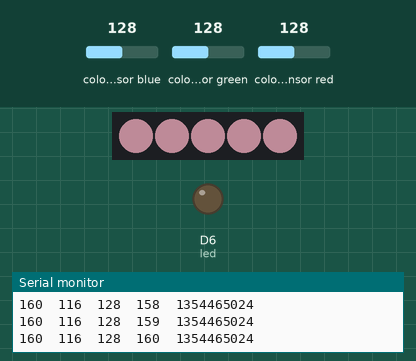
This sketch was run on a simulated Arduino MKR. On the bench: 5 RGB LEDs in strip order, left to right, output pins drawn as LEDs (lit = HIGH), the last lines printed to the serial monitor. The test bench sets the inputs (shaded band); at power-on: colour sensor blue 128, colour sensor green 128, colour sensor red 128. Dim RGB values are drawn brighter than linear; not simulated (calls return 0 or success): arduino_secrets.h.

Above: at 16.2 s.
16.3 s: colour sensor blue set to 5
At 17.5 s:
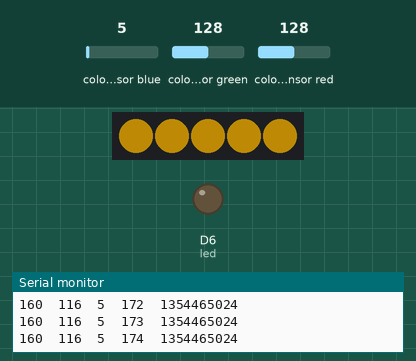
17.8 s: colour sensor green set to 5
At 18.4 s:
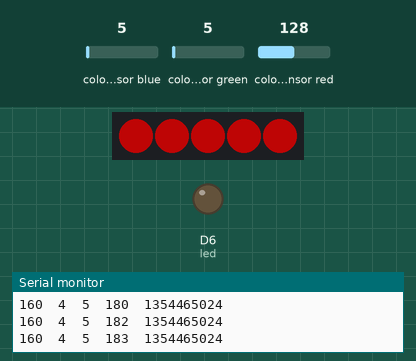
19.3 s: colour sensor red set to 5
At 19.9 s:
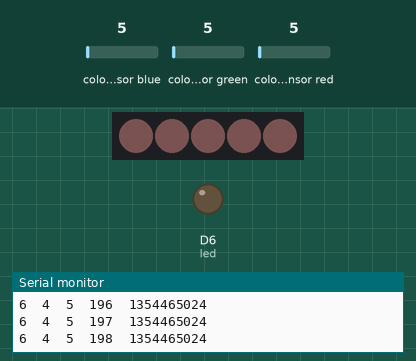
20.8 s: colour sensor blue set to 64
At 21.9 s:
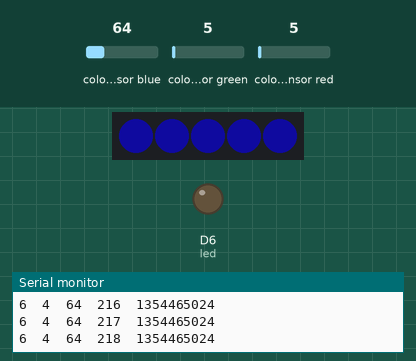
22.3 s: colour sensor green set to 64
At 23.4 s:
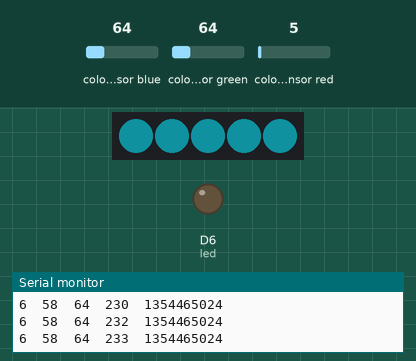
23.8 s: colour sensor red set to 250
At 24.2 s:
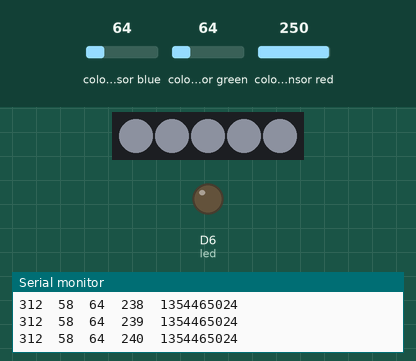
Timing chart, 0 to 26.3 s (numbered marks = the images above; inputs shaded):
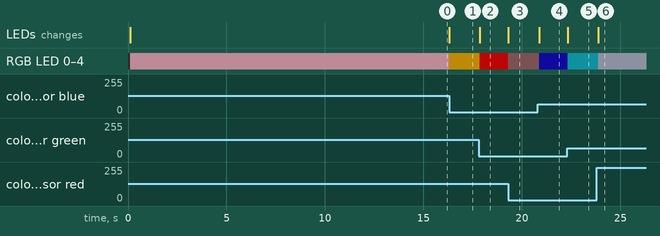

The sketch:

ColorInverterWiFiAP.ino
```cpp
/**
 *
 */

#include <SPI.h>
#include <WiFiNINA.h>
#include "arduino_secrets.h"
///////please enter your sensitive data in the Secret tab/arduino_secrets.h

#include <Wire.h>
#include "Adafruit_TCS34725.h"
#include <Adafruit_NeoPixel.h>

#define NEOPIN 5
#define BRIGHTNESS 128 // 64 okay in the dark, 128 okay in sunlight?
#define NUM_PIXELS 5

char ssid[] = SECRET_SSID;        // your network SSID (name)
char pass[] = SECRET_PASS;    // your network password (use for WPA, or use as key for WEP)
int keyIndex = 0;                // your network key Index number (needed only for WEP)

int led =  LED_BUILTIN;
int status = WL_IDLE_STATUS;
boolean showLabels = false;

struct RGB_set {
 unsigned char r;
 unsigned char g;
 unsigned char b;
} RGB_set;

struct HSV_set {
 signed int h;
 unsigned char s;
 unsigned char v;
} HSV_set;

float red, green, blue;
int hue;

WiFiServer server(80);
Adafruit_NeoPixel strip = Adafruit_NeoPixel(NUM_PIXELS, NEOPIN, NEO_GRB + NEO_KHZ800); // strip object
Adafruit_TCS34725 tcs = Adafruit_TCS34725(TCS34725_INTEGRATIONTIME_50MS, TCS34725_GAIN_4X);


void setup() {
  Serial.begin(115200);

  //while (!Serial) {
  //  ; // wait for serial port to connect. Needed for native USB port only
  //}

  Serial.println("Access Point Web Server");
  pinMode(led, OUTPUT);      // set the LED pin mode

  if (WiFi.status() == WL_NO_MODULE) {
    Serial.println("Communication with WiFi module failed!");
    while (true); // don't continue
  }

  String fv = WiFi.firmwareVersion();
  if (fv < WIFI_FIRMWARE_LATEST_VERSION) {
    Serial.println("Please upgrade the firmware");
  }

  pinMode(NEOPIN, OUTPUT);

  strip.begin();
  strip.setBrightness(BRIGHTNESS); // set brightness

  if (!tcs.begin()) {
    while (true) {
    Serial.println("No TCS34725 found ... check your connection!");
      delay(100);
    }; // halt!
  }

  // by default the local IP address of will be 192.168.4.1
  // you can override it with the following:
  // WiFi.config(IPAddress(10, 0, 0, 1));

  Serial.print("Creating access point named: ");
  Serial.println(ssid);

  status = WiFi.beginAP(ssid, pass);
  if (status != WL_AP_LISTENING) {
    Serial.println("Creating access point failed");
    while (true); // don't continue
  }

  // wait 10 seconds for connection:
  for (int i = 0; i < 100; ++i) {
    invertColor();
    delay(40);
  }

  Serial.println("Starting TCP Server");

  // start the tcp / web server on port 80
  server.begin();

  // you're connected now, so print out the status
  printWiFiStatus();
}

void loop() {

  // compare the previous status to the current status
  if (status != WiFi.status()) {
    // it has changed update the variable
    status = WiFi.status();
    if (status == WL_AP_CONNECTED) {
      // a device has connected to the AP
      Serial.println("Device connected to AP");
    } else {
      // a device has disconnected from the AP, and we are back in listening mode
      Serial.println("Device disconnected from AP");
    }
  }

  invertColor();

  WiFiClient client = server.available();   // listen for incoming clients
  if (client) {                             // if you get a client,
    Serial.println("new client");           // print a message out the serial port
    String currentLine = "";                // make a String to hold incoming data from the client
    while (client.connected()) {            // loop while the client's connected
      if (client.available()) {             // if there's bytes to read from the client,
        char c = client.read();             // read a byte, then
        Serial.write(c);                    // print it out the serial monitor
        if (c == '\n') {                    // if the byte is a newline character
          // if the current line is blank, you got two newline characters in a row.
          // that's the end of the client HTTP request, so send a response:
          if (currentLine.length() == 0) {
            client.println("HTTP/1.1 200 OK");
            client.println("Content-type: text/plain");
            client.println();

            // re-use http conn as "streaming protocol"
            for (int i = 0; i < 100; ++i) {
              invertColor();
              client.print("r=");
              client.print((int)red);
              client.print("\tg=");
              client.print((int)green);
              client.print("\tb=");
              client.print((int)blue);
              client.print("\th=");
              client.print((int)hue);
              //client.print("\tt=" + (millis() / 100));
              client.println();
              client.flush();
              delay(40);
            }

            client.println();
            // break out of the while loop:
            break; // disconnect
          }
          else {      // if you got a newline, then clear currentLine:
            currentLine = "";
          }
        }

        else if (c != '\r') {    // if you got anything else but a carriage return character,
          currentLine += c;      // add it to the end of the currentLine
        }
      }
    }
    client.stop();
    Serial.println("client disconnected");
  }
}

void printWiFiStatus() {
  Serial.print("SSID: ");
  Serial.println(WiFi.SSID());
  IPAddress ip = WiFi.localIP();
  Serial.print("IP Address: ");
  Serial.println(ip);
  Serial.print("To see this page in action, open a browser to http://");
  Serial.println(ip);
}

void invertColor() {

  tcs.setInterrupt(false);  // turn on LED

  delay(60);  // takes 50ms to read

  tcs.getRGB(&red, &green, &blue);

  // white balance correction:
  red *= 1.25;
  green /= 1.1;

  tcs.setInterrupt(true);  // turn off LED

  if (showLabels) { Serial.print("R:"); Serial.print('\t'); } Serial.print(int(red));
  if (showLabels) Serial.print("\tG:"); Serial.print('\t'); Serial.print(int(green));
  if (showLabels) Serial.print("\tB:"); Serial.print('\t'); Serial.print(int(blue));

  Serial.print('\t'); Serial.print(millis() / 100);

  //Serial.print("\tH1:\t"); Serial.print(int(hue1));
  //Serial.print("\tH2:\t"); Serial.print(int(hue2));
  //Serial.print("\tS:\t"); Serial.print(hsv[1]);
  //Serial.print("\tV:\t"); Serial.print(hsv[2]);

  // display same color
  strip.setPixelColor(0, strip.Color(red, green, blue));

  struct RGB_set RGB;
  struct HSV_set HSV;
  RGB.r = red;
  RGB.g = green;
  RGB.b = blue;
  RGB2HSV4(RGB, &HSV);
  if (showLabels) Serial.print("\tH4:"); Serial.print('\t'); Serial.print(int(HSV.h));
  //if (showLabels) Serial.print("\tS4:"); Serial.print('\t'); Serial.print(HSV.s);
  //if (showLabels) Serial.print("\tV4:"); Serial.print('\t'); Serial.print(HSV.v);
  HSV.h = (HSV.h + 180) % 360;
  hue = HSV.h;
  HSV2RGB4(HSV, &RGB);
  //if (showLabels) Serial.print("\tR4:"); Serial.print('\t'); Serial.print(RGB.r);
  //if (showLabels) Serial.print("\tG4:"); Serial.print('\t'); Serial.print(RGB.g);
  //if (showLabels) Serial.print("\tB4:"); Serial.print('\t'); Serial.print(RGB.b);

  // direct conversion has never enough saturation
  // strip.setPixelColor(1, strip.Color(RGB.r, RGB.g, RGB.b));

  // save values
  int sat = HSV.s;
  int val = HSV.v;

  // saturation = full
  HSV.s = 255;
  HSV2RGB4(HSV, &RGB);
  //strip.setPixelColor(2, strip.Color(RGB.r, RGB.g, RGB.b));

  // inverse value (sat=full from previous) // BEST - choose this
  HSV.v = 255 - val;
  HSV2RGB4(HSV, &RGB);
  for (int i = 0; i < NUM_PIXELS; ++i) {
    strip.setPixelColor(i, strip.Color(RGB.r, RGB.g, RGB.b));
  }

  // inverse sat and value - okay, but often not saturated enough when "full" colors are the input
  //HSV.s = 255 - sat;
  //HSV.v = 255 - val;
  //HSV2RGB4(HSV, &RGB);
  //strip.setPixelColor(4, strip.Color(RGB.r, RGB.g, RGB.b));

  // zu krass, remove
  //HSV.v = 255;
  //HSV2RGB4(HSV, &RGB);
  //strip.setPixelColor(5, strip.Color(RGB.r, RGB.g, RGB.b));

  // FIXME: adjust sat? by relative delta of RGB...?

  strip.show();

  Serial.println();
}
```

Measured:
- after the input at 16.3 s, RGB LED 0–4: RGB(80, 58, 64) → RGB(80, 58, 2) at once; the LEDs: change at once (image 1)
- after the input at 17.8 s, RGB LED 0–4: RGB(80, 58, 2) → RGB(80, 2, 2) after 0.07 s; the LEDs: change after 0.07 s (image 2)
- after the input at 19.3 s, RGB LED 0–4: RGB(80, 2, 2) → RGB(3, 2, 2) at once; the LEDs: change at once (image 3)
- after the input at 20.8 s, RGB LED 0–4: RGB(3, 2, 2) → RGB(3, 2, 32) after 0.07 s; the LEDs: change after 0.07 s (image 4)
- after the input at 22.3 s, RGB LED 0–4: RGB(3, 2, 32) → RGB(3, 29, 32) at once; the LEDs: change at once (image 5)
- after the input at 23.8 s, RGB LED 0–4: RGB(3, 29, 32) → RGB(28, 29, 32) after 0.07 s; the LEDs: change after 0.07 s (image 6)
